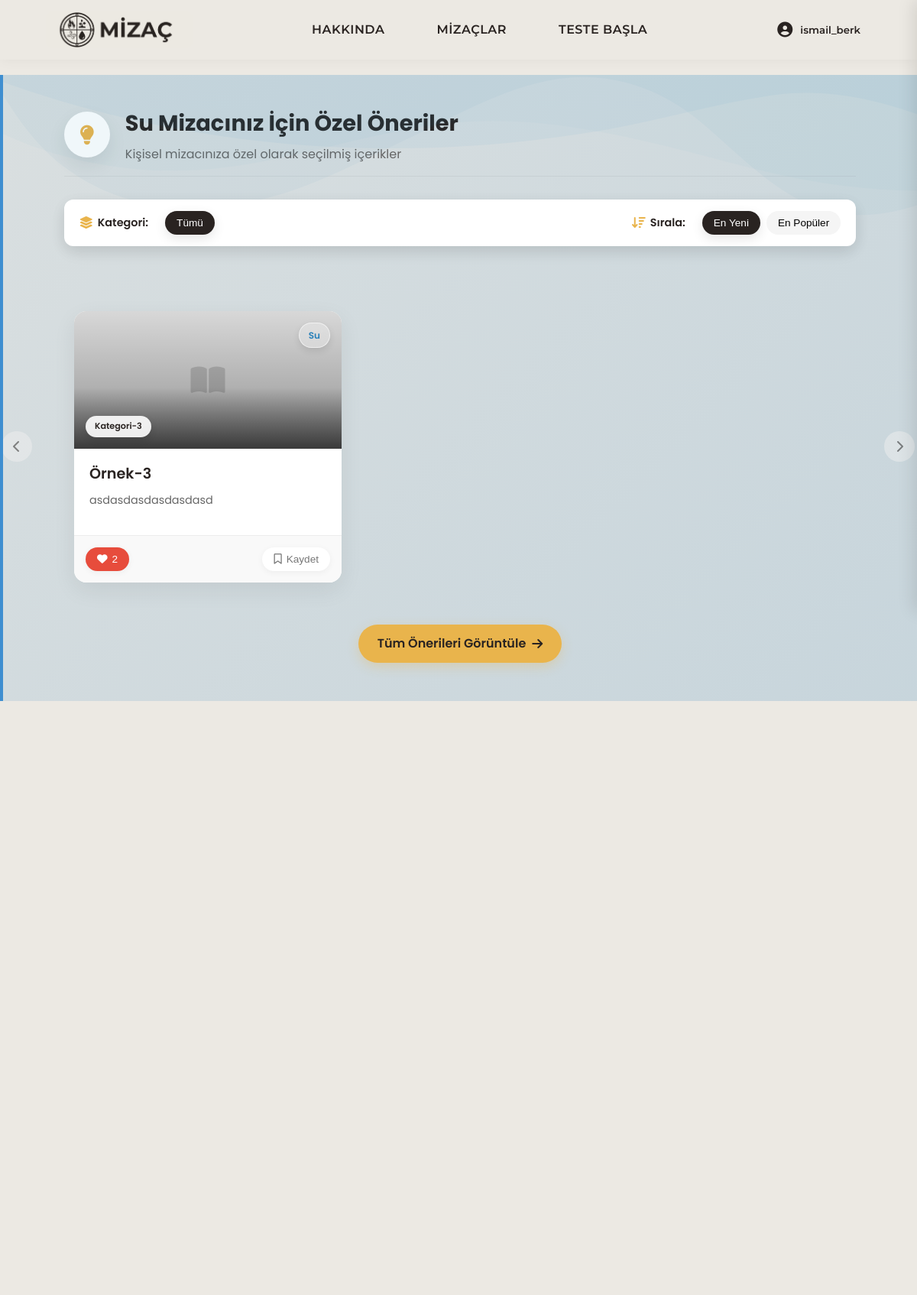
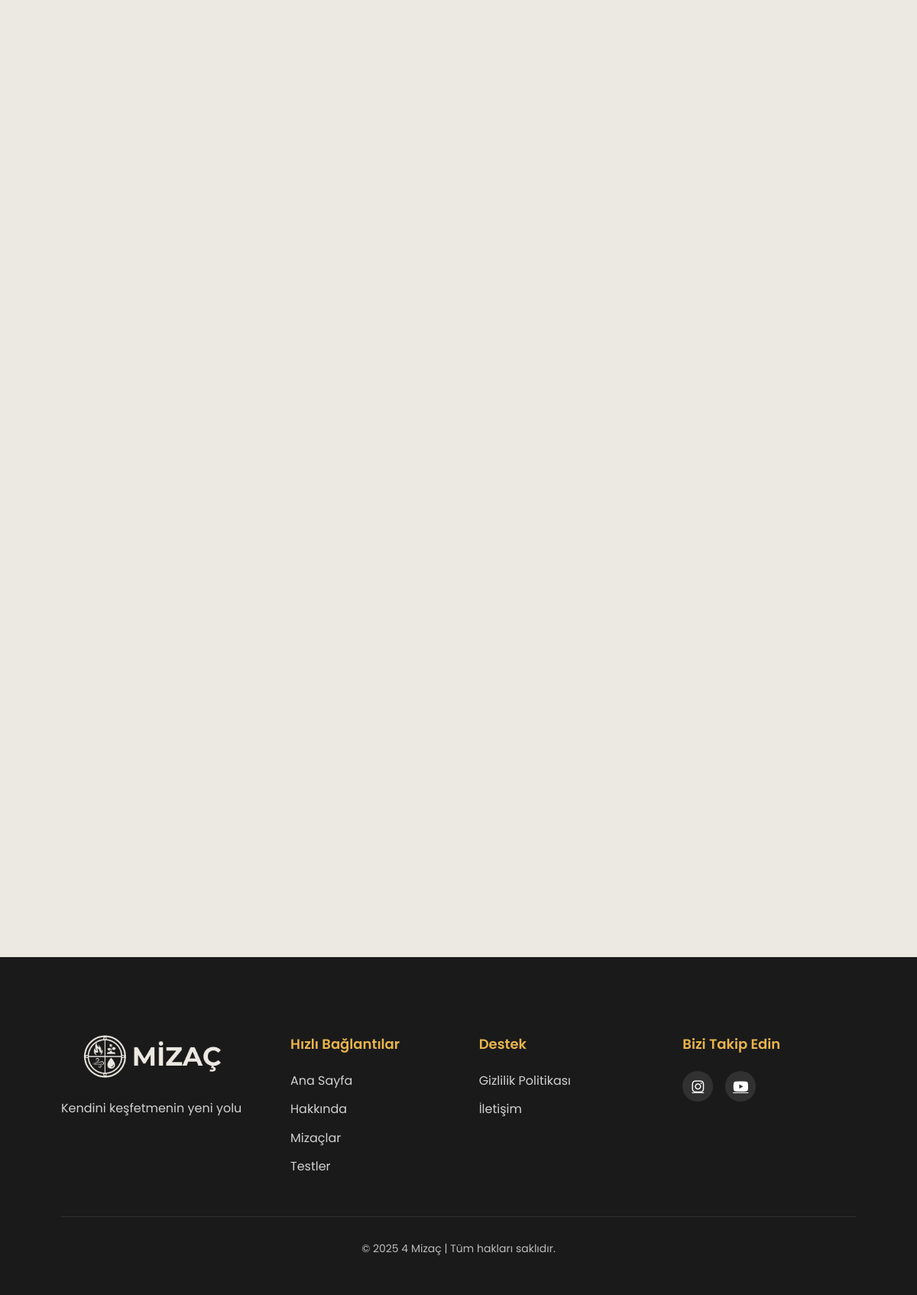
Screenshot of / (signed in) with the database file from the repository (2 pictures, top to bottom).
### profiles/models.py (models this page shows, shortened)
class RecommendedContent(models.Model):
    ELEMENT_CHOICES = [
        ('Ateş', 'Ateş'),
        ('Hava', 'Hava'),
        ('Su', 'Su'),
        ('Toprak', 'Toprak'),
    ]
    title = models.CharField(max_length=200, verbose_name="Başlık")
    short_description = models.TextField(verbose_name="Kısa Açıklama")
    content = models.TextField(verbose_name="İçerik")
    image = models.ImageField(upload_to='content_images/', blank=True, null=True, verbose_name="Görsel")
    category = models.ForeignKey(ContentCategory, on_delete=models.CASCADE, related_name="contents", verbose_name="Kategori")
    related_element_name = models.CharField(
        max_length=50,
        verbose_name="İlgili Mizaç Elementi",
        choices=ELEMENT_CHOICES,
        help_text="Ateş, Hava, Su veya Toprak değerlerinden birini seçin"
    )
    is_active = models.BooleanField(default=True, verbose_name="Aktif mi?")
    created_at = models.DateTimeField(auto_now_add=True, verbose_name="Oluşturulma Tarihi")
    updated_at = models.DateTimeField(auto_now=True, verbose_name="Güncellenme Tarihi")
    order = models.PositiveIntegerField(default=0, verbose_name="Sıralama")
    class Meta:
        verbose_name = "Önerilen İçerik"
        verbose_name_plural = "Önerilen İçerikler"
        ordering = ['order', '-created_at']

class ContentCategory(models.Model):
    name = models.CharField(max_length=100, verbose_name="Kategori Adı")
    description = models.TextField(blank=True, null=True, verbose_name="Açıklama")
    class Meta:
        verbose_name = "İçerik Kategorisi"
        verbose_name_plural = "İçerik Kategorileri"

### testing_algorithm/models.py (models this page shows, shortened)
class ElementType(models.Model):
    name = models.CharField(max_length=50)
    description = models.TextField()
    characteristics = models.TextField()
    is_warm = models.BooleanField(default=False)  # Sıcak/Soğuk
    is_moist = models.BooleanField(default=False)  # Nemli/Kuru

### main/views.py (the view)
# urls.py: path('', views.index, name='index'),
def index(request):
    context = {}
    if request.user.is_authenticated:
        test_result = TestResult.objects.filter(user=request.user).order_by('-date_taken').first()
        if test_result:
            user_element = test_result.dominant_element
            user_suggestions = RecommendedContent.objects.filter(
                related_element_name=user_element.name,
                is_active=True
            ).annotate(
                like_count=Count('user_interactions', filter=Q(user_interactions__liked=True))
            ).order_by('-like_count', '-created_at')[:3]
            user_interactions = UserContentInteraction.objects.filter(user=request.user)
            interactions_dict = {interaction.content_id: interaction for interaction in user_interactions}
            for content in user_suggestions:
                if content.id in interactions_dict:
                    interaction = interactions_dict[content.id]
                    content.is_liked = interaction.liked
                    content.is_saved = interaction.saved
                    content.is_viewed = interaction.viewed
                else:
                    content.is_liked = False
                    content.is_saved = False
                    content.is_viewed = False
            context = {
                'user_element': user_element,
                'user_suggestions': user_suggestions,
                'has_test_result': True
            }
        else:
            context = {
                'has_test_result': False
            }
    else:
        context = {
            'has_test_result': False
        }
    return render(request, 'main/index.html', context)

### templates/main/index.html (shortened to what this page needs)
{% extends 'base.html' %}
{% load static %}
{% block extra_css %}
<link rel="stylesheet" href="{% static 'css/index.css' %}">
{% if has_test_result %}
<link rel="stylesheet" href="{% static 'css/temperaments.css' %}">
<link rel="stylesheet" href="{% static 'css/profiles.css' %}">
{% endif %}
{% endblock %}
{% block content %}
{% if has_test_result %}
<div class="premium-content-section element-section {{ user_element.name|lower }}">
  <div class="premium-content-background">
    <div class="wave-top"></div>
    <div class="premium-content-container">
      <div class="container">
        <div class="premium-section-title">
          <div class="section-title-content">
            <h2>{{ user_element.name }} Mizacınız İçin Özel Öneriler</h2>
            <p>Kişisel mizacınıza özel olarak seçilmiş içerikler</p>
          </div>
        </div>
        <div class="filter-container modern-filter" id="filterContainer">
          <div class="filter-bar">
            <div class="filter-group">
              <span class="filter-label"><i class="fas fa-layer-group"></i> Kategori:</span>
              <div class="filter-options" id="categoryFilter">
                <button class="filter-option active" data-category="all">Tümü</button>
              </div>
            </div>
            <div class="filter-group">
              <span class="filter-label"><i class="fas fa-sort-amount-down"></i> Sırala:</span>
              <div class="filter-options" id="sortFilter">
                <button class="filter-option active" data-sort="newest">En Yeni</button>
                <button class="filter-option" data-sort="popular">En Popüler</button>
              </div>
            </div>
          </div>
        </div>
      </div>
      <div class="content-slider-wrapper">
        {% if user_suggestions %}
          <div class="content-slider-container">
            <button class="slider-nav-button prev-button glass-effect" id="prevSlideButton">
              <i class="fas fa-chevron-left"></i>
            </button>
            <button class="slider-nav-button next-button glass-effect" id="nextSlideButton">
              <i class="fas fa-chevron-right"></i>
            </button>
            <div class="content-slider improved-slider" id="contentSlider">
              {% for content in user_suggestions %}
                <div class="slider-card premium-card" data-content-id="{{ content.id }}" data-category="{{ content.category.id }}">
                  <div class="premium-card-inner">
                    {% if content.image %}
                      <div class="premium-card-image" style="background-image: url('{{ content.image.url }}')">
                        <div class="content-element {{ user_element.name|lower }}">{{ user_element.name }}</div>
                        <div class="content-category">{{ content.category.name }}</div>
                      </div>
                    {% else %}
                      <div class="premium-card-image placeholder-image">
                        <i class="fas fa-book-open"></i>
                        <div class="content-element {{ user_element.name|lower }}">{{ user_element.name }}</div>
                        <div class="content-category">{{ content.category.name }}</div>
                      </div>
                    {% endif %}
                    <div class="premium-card-content">
                      <h3 class="premium-card-title">{{ content.title }}</h3>
                      <p class="premium-card-description">{{ content.short_description|truncatechars:80 }}</p>
                    </div>
                    <div class="premium-card-actions">
                      <button class="premium-action-button like-button {% if content.is_liked %}liked{% endif %}"
                              data-content-id="{{ content.id }}">
                        <i class="{% if content.is_liked %}fas{% else %}far{% endif %} fa-heart"></i>
                        <span class="like-count">{{ content.like_count }}</span>
                      </button>
                      <button class="premium-action-button save-button {% if content.is_saved %}saved{% endif %}"
                              data-content-id="{{ content.id }}">
                        <i class="{% if content.is_saved %}fas{% else %}far{% endif %} fa-bookmark"></i>
                        <span class="save-text">{% if content.is_saved %}Kaydedildi{% else %}Kaydet{% endif %}</span>
                      </button>
                    </div>
                  </div>
                </div>
              {% endfor %}
            </div>
          </div>
        {% endif %}
      </div>
      <div class="container">
        <div class="suggestions-more" style="text-align: center; margin-top: 0px;">
          <a href="{% url 'my_suggestions' %}" class="more-link">
            Tüm Önerileri Görüntüle <i class="fas fa-arrow-right"></i>
          </a>
        </div>
      </div>
    </div>
  </div>
</div>
{% endif %}
{% endblock %}

### templates/base.html (shortened to what this page needs)
{% load static %}
<!DOCTYPE html>
<html lang="tr">
<head>
    {% load static %}
    <link rel="stylesheet" href="{% static 'css/base.css' %}">
    {% block extra_css %}{% endblock %}
    <link href="https://cdnjs.cloudflare.com/ajax/libs/font-awesome/6.4.0/css/all.min.css" rel="stylesheet">
</head>
<body>
    <div class="page-container">
        <header class="nav-container">
            <div class="header-content">
                <a href="{% url 'index' %}" class="logo">
                    <img src="{% static 'images/logo.jpg' %}" alt="MİZAÇ" class="logo-img">
                </a>
                <nav class="nav-links">
                    <a href="{% url 'about' %}" class="nav-item">HAKKINDA</a>
                    <a href="{% url 'temperaments' %}" class="nav-item">MİZAÇLAR</a>
                    <a href="{% url 'test_list' %}" class="nav-item">TESTE BAŞLA</a>
                </nav>
                {% if user.is_authenticated %}
                <div class="profile-container">
                    <button class="profile-button">
                        <i class="fas fa-user-circle"></i>
                        <span class="username-display">{{ user.username }}</span>
                    </button>
                </div>
                {% else %}
                    <a href="{% url 'login' %}" class="login-button"><i class="fas fa-sign-in-alt"></i> GİRİŞ YAP</a>
                {% endif %}
            </div>
        </header>
        <main>
            {% block content %}{% endblock %}
        </main>
        <footer>
            <div class="container">
                <div class="footer-content">
                    <div class="footer-logo">
                        <img src="{% static 'images/l2.jpg' %}" alt="MİZAÇ" class="footer-logo-img">
                        <p>Kendini keşfetmenin yeni yolu</p>
                    </div>
                    <div class="footer-links">
                        <div class="footer-column">
                            <h3>Hızlı Bağlantılar</h3>
                            <ul>
                                <li><a href="{% url 'index' %}">Ana Sayfa</a></li>
                                <li><a href="{% url 'about' %}">Hakkında</a></li>
                                <li><a href="{% url 'temperaments' %}">Mizaçlar</a></li>
                                <li><a href="{% url 'test_list' %}">Testler</a></li>
                            </ul>
                        </div>
                        <div class="footer-column">
                            <h3>Destek</h3>
                            <ul>
                                <li><a href="#">Gizlilik Politikası</a></li>
                                <li><a href="{% url 'about' %}">İletişim</a></li>
                            </ul>
                        </div>
                    </div>
                    <div class="footer-social">
                        <h3>Bizi Takip Edin</h3>
                        <div class="social-icons">
                            <a href="#" aria-label="Instagram"><i class="fab fa-instagram"></i></a>
                            <a href="#" aria-label="Youtube"><i class="fab fa-youtube"></i></a>
                        </div>
                    </div>
                </div>
                <div class="footer-bottom">
                    <p>&copy; 2025 4 Mizaç | Tüm hakları saklıdır.</p>
                </div>
            </div>
        </footer>
    </div>
</body>
</html>

### static/css/base.css (style rules this page uses)
* { margin: 0; padding: 0; box-sizing: border-box; }
:root { --primary-color: #292321; --secondary-color: #ece9e3; --accent-color: #e9b44c; --text-color: #292321; --light-text: #fafafa; --dark-bg: #1a1a1a; --border-radius: 16px; --card-radius: 20px; --box-shadow: 0 10px 30px rgba(0, 0, 0, 0.07); --card-shadow: 0 15px 35px rgba(0, 0, 0, 0.08); --transition: all 0.3s cubic-bezier(0.25, 0.8, 0.25, 1); }
body { font-family: 'Poppins', sans-serif; background-color: var(--secondary-color); color: var(--text-color); max-width: 100vw; overflow-x: hidden; line-height: 1.6; }
html, body { height: 100%; }
.page-container { display: flex; flex-direction: column; min-height: 100vh; }
.container { width: 90%; max-width: 1200px; margin: 0 auto; padding: 20px; }
.nav-container { display: flex; justify-content: space-between; align-items: center; padding: 15px 5%; background-color: #ece9e3; backdrop-filter: blur(10px); box-shadow: 0 2px 15px rgba(0, 0, 0, 0.04); position: sticky; top: 0; z-index: 1000; transition: var(--transition); }
.header-content { display: flex; justify-content: space-between; align-items: center; width: 100%; }
.logo { display: flex; align-items: center; }
.logo-img { height: 48px; width: auto; border-radius: 10px; transition: var(--transition); }
.nav-links { display: flex; gap: 36px; }
.nav-item, .login-button { font-family: 'Montserrat', sans-serif; font-weight: 600; text-decoration: none; color: var(--primary-color); padding: 8px 16px; transition: var(--transition); position: relative; letter-spacing: 0.5px; }
.nav-item::after, .login-button::after { content: ''; position: absolute; width: 0; height: 2px; bottom: 0; left: 50%; background-color: var(--accent-color); transition: var(--transition); transform: translateX(-50%); }
.profile-container { position: relative; }
.profile-button { display: flex; align-items: center; gap: 10px; background: none; border: 2px solid transparent; border-radius: var(--border-radius); cursor: pointer; padding: 8px 12px; transition: var(--transition); color: var(--primary-color); }
.profile-button i { font-size: 20px; color: var(--primary-color); }
.username-display { font-weight: 600; color: var(--primary-color); font-family: 'Montserrat', sans-serif; }
footer { background-color: var(--dark-bg); color: var(--light-text); padding: 80px 0 30px; margin-top: auto; }
.footer-content { display: grid; grid-template-columns: 1fr 2fr 1fr; gap: 60px; max-width: 1200px; margin: 0 auto; padding-bottom: 40px; border-bottom: 1px solid rgba(255, 255, 255, 0.1); }
.footer-logo { display: flex; flex-direction: column; gap: 15px; }
.footer-logo-img { height: 60px; border-radius: 10px; }
.footer-logo p { font-size: 16px; opacity: 0.8; margin-top: 10px; }
.footer-links { display: grid; grid-template-columns: repeat(2, 1fr); gap: 40px; }
.footer-column h3 { font-size: 18px; margin-bottom: 20px; color: var(--accent-color); font-weight: 600; }
.footer-column ul { list-style: none; }
.footer-column ul li { margin-bottom: 12px; }
.footer-column ul li a { color: var(--light-text); text-decoration: none; transition: var(--transition); opacity: 0.8; }
.footer-social h3 { font-size: 18px; margin-bottom: 20px; color: var(--accent-color); font-weight: 600; }
.social-icons { display: flex; gap: 16px; margin-top: 15px; }
.social-icons a { color: var(--light-text); font-size: 18px; transition: var(--transition); background-color: rgba(255, 255, 255, 0.1); border-radius: 50%; width: 40px; height: 40px; display: flex; align-items: center; justify-content: center; }
.footer-bottom { text-align: center; padding-top: 30px; font-size: 14px; opacity: 0.7; }
.su { background-color: rgba(62, 142, 208, 0.05); border-left: 4px solid #3e8ed0; }

### rows the page displays
RecommendedContent: category.name "Kategori-3", title "Örnek-3", short_description "asdasdasdasdasdasd", like_count "2", shows "Kaydet"
ElementType: name "Su"

### other values shown
{{ user.username }} "ismail_berk"
